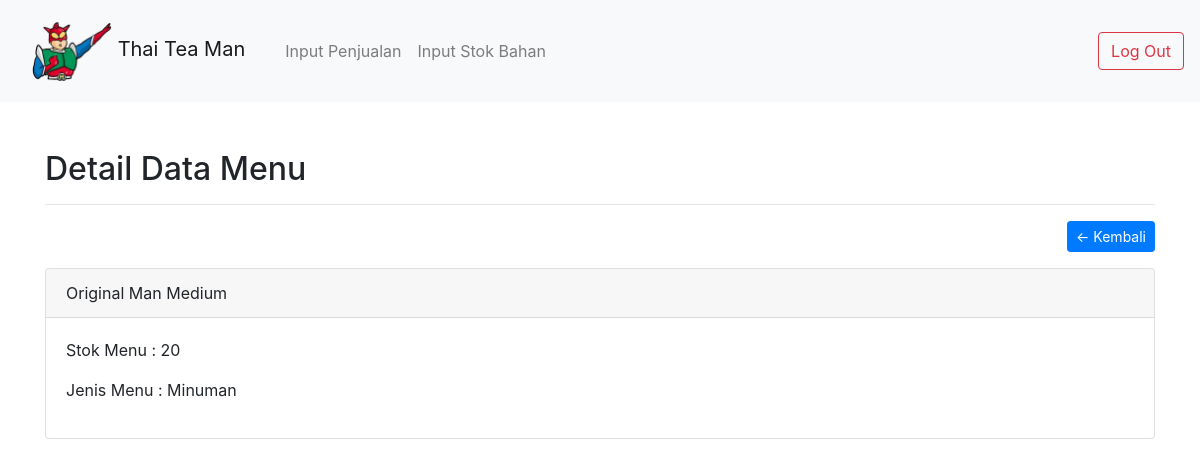
The page /petugas/data-barang.php?h=detail&id=36 (signed in) on the database as committed earlier.
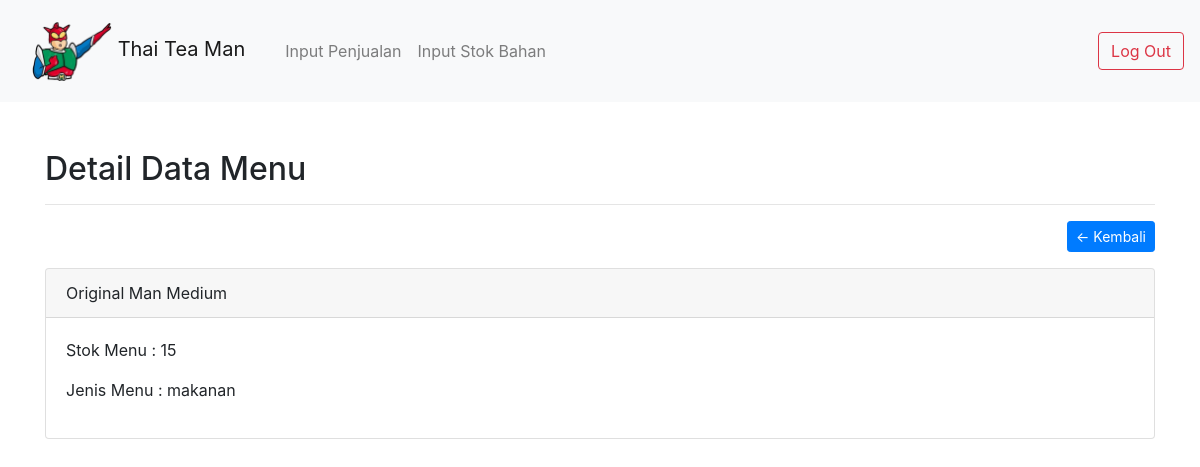
The same page on the database as committed later.
### tables this page shows
CREATE TABLE `tb_stock` (
  `id_user` int(11) NOT NULL,
  `id_barang` int(11) NOT NULL,
  `stock` bigint(20) NOT NULL DEFAULT '0'
);

CREATE TABLE `tb_barang` (
  `id` int(11) NOT NULL,
  `nama_barang` varchar(255) NOT NULL,
  `jenis_barang` varchar(255) NOT NULL,
  `harga` int(100) NOT NULL
);

### petugas/includes/detail.php (the view)
<div class="container mt-5">
	<h2>Detail Data Menu </h2>
	<hr>
	<a href="data-barang.php" class="btn btn-primary btn-sm float-right">&larr; Kembali</a>
	<div class="clearfix"></div>
	<?php
		$sql = $conn->query("SELECT * FROM tb_barang b JOIN tb_stock s ON b.id = s.id_barang WHERE b.id = '".$_GET['id']."' AND s.id_user='".$_SESSION['id_user']."'");
		$data = $sql->fetch_assoc();
	?>
	<div class="card mt-3">
		<div class="card-header">
			<?= $data['nama_barang'] ?>
		</div>
		<div class="card-body">
			<p>Stok Menu : <?= $data['stock'] ?></p>
			<p>Jenis Menu : <?= $data['jenis_barang'] ?></p>
		</div>
	</div>
</div>

Rows that differ between the two databases and show on the page:
changed tb_stock "Original Man Medium": stock "20" → "15"; id_barang.jenis_barang "Minuman" → "makanan"
